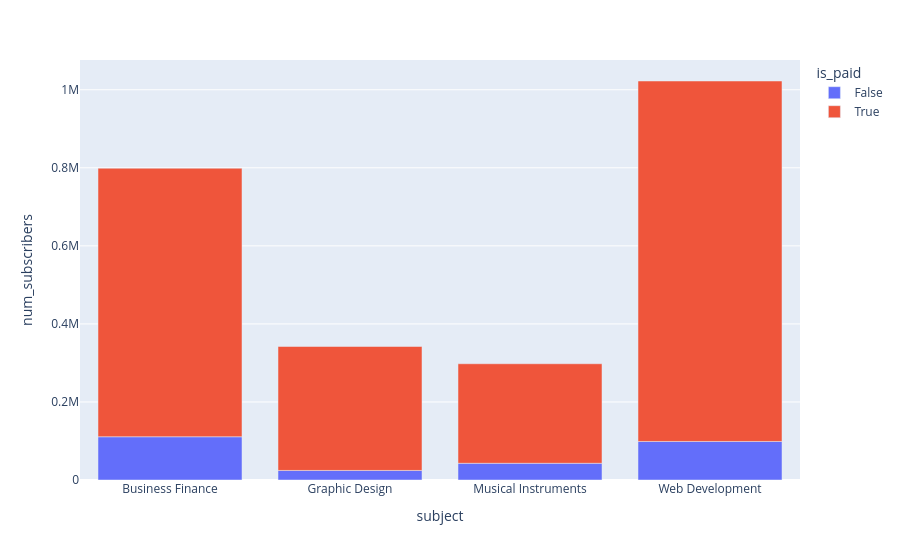

The cell this chart's notebook holds for it:
### Markdown cell above
#### How many subscribers in each subject, regarding paid / unpaid ?

### Code cell
df_grouped = df.groupby(['subject' , 'is_paid'])['num_subscribers'].sum().reset_index()
px.bar(
    data_frame= df_grouped,
    x='subject',
    y='num_subscribers',
    color='is_paid'
)

### Figure 1 — Plotly figure (JSON) as saved in the notebook; plotly's stock layout.template omitted (floating-point values rounded to 4 significant figures)
{"data": [{"hovertemplate": "is_paid=False<br>subject=%{x}<br>num_subscribers=%{y}<extra></extra>", "legendgroup": "False", "marker": {"color": "#636efa", "pattern": {"shape": ""}}, "name": "False", "orientation": "v", "showlegend": true, "textposition": "auto", "type": "bar", "x": ["Business Finance", "Graphic Design", "Musical Instruments", "Web Development"], "xaxis": "x", "y": [110815, 24468, 42875, 98766], "yaxis": "y"}, {"hovertemplate": "is_paid=True<br>subject=%{x}<br>num_subscribers=%{y}<extra></extra>", "legendgroup": "True", "marker": {"color": "#EF553B", "pattern": {"shape": ""}}, "name": "True", "orientation": "v", "showlegend": true, "textposition": "auto", "type": "bar", "x": ["Business Finance", "Graphic Design", "Musical Instruments", "Web Development"], "xaxis": "x", "y": [688139, 317651, 255017, 923699], "yaxis": "y"}], "layout": {"barmode": "relative", "legend": {"title": {"text": "is_paid"}, "tracegroupgap": 0}, "margin": {"t": 60}, "xaxis": {"anchor": "y", "domain": [0, 1], "title": {"text": "subject"}}, "yaxis": {"anchor": "x", "domain": [0, 1], "title": {"text": "num_subscribers"}}}}
